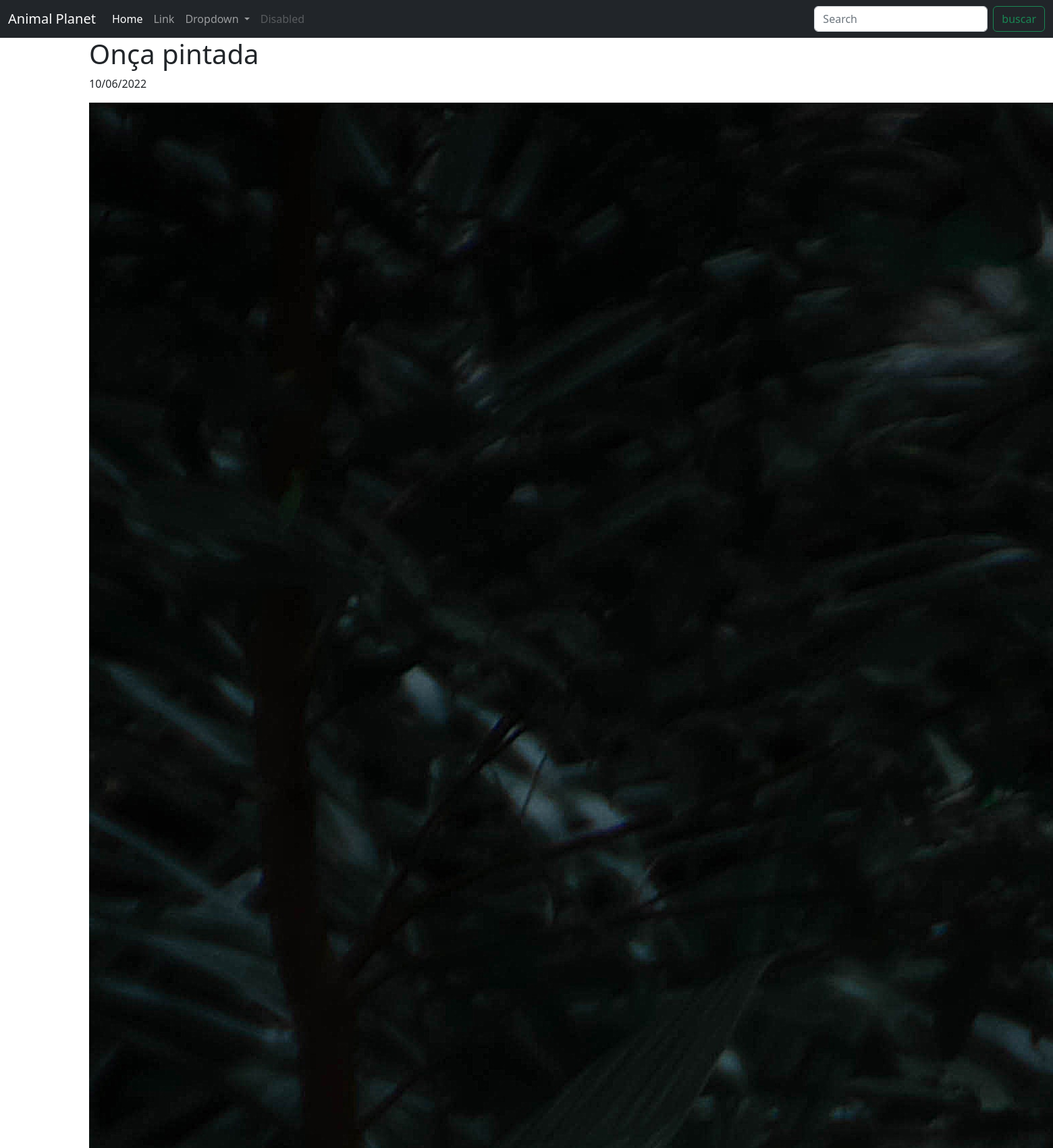
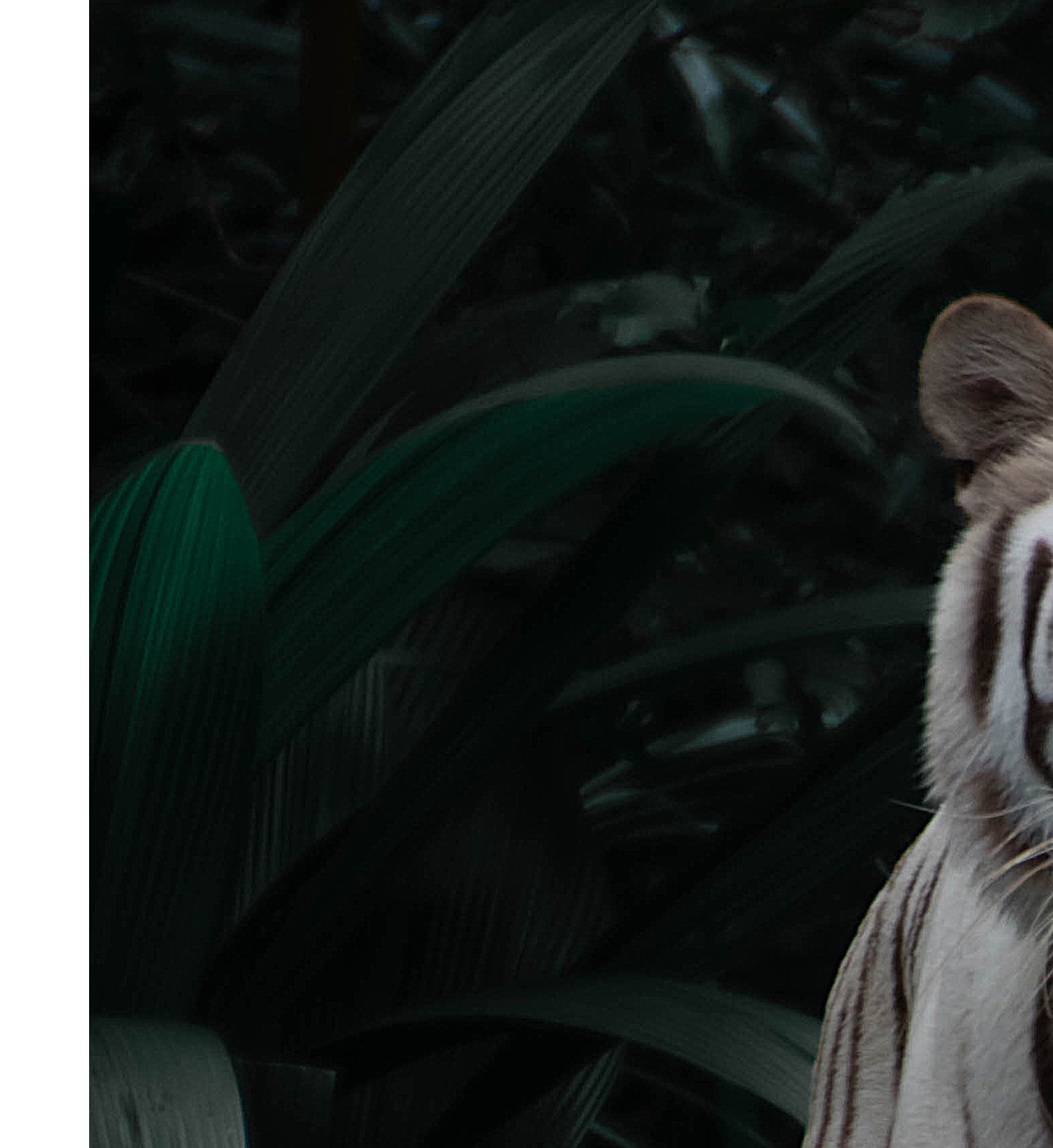
Page /viewPost.php?id=5 (upper part) on the committed database (2 pictures, top to bottom).
### tables this page shows
CREATE TABLE `posts` (
  `id` int(11) NOT NULL,
  `title` varchar(30) NOT NULL,
  `description` longtext NOT NULL,
  `data` date NOT NULL,
  `image` varchar(150) NOT NULL
);

### viewPost.php (the view, shortened to what this page needs)
<?php
include "config/connection.php";
include "nav.php";
$id = $_GET['id'];
$stmt = $conectar->prepare("SELECT * FROM posts WHERE id = :id");
$stmt->execute(array('id'=>$id));
$results = $stmt->fetchALL(PDO::FETCH_ASSOC);
?>
<div class="container">
	<?php foreach ($results as $post): ?>
		<h1><?= $post['title'] ?></h1>
		<p><?= date('d/m/Y', strtotime($post['data'])); ?></p>
		<p>
		<img src="<?= $post['image'] ?>" alt="<?= $post['title'] ?>">
		</p>
	<?php endforeach; ?>
</div>
<?php include "footer.php"; ?>

### rows in the picture
posts: title "Onça pintada", data "10/06/2022", image (picture)
